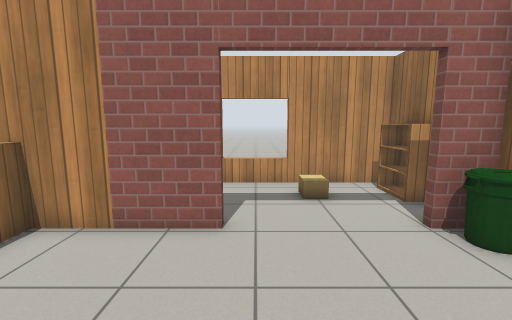
View 1 (above)

22 first-person views from a walk through a world built for the Gazebo simulator. The camera is 1.2 m above the floor, tilts 8° down and sees 90° across. The lines on the ground mark 1 m squares. The floor is counted in squares, 0.5 m on a side. Each view is taken from the middle of a square. On the plan, view 1 faces up. The plan holds only what a view shows up to about 17 squares ahead; the rest is blank. Gazebo's built-in surfaces are drawn with simple patterns.

View 2
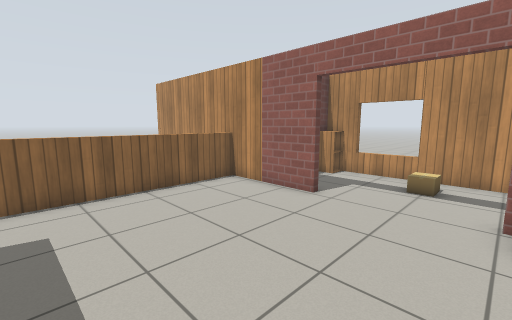

View 3
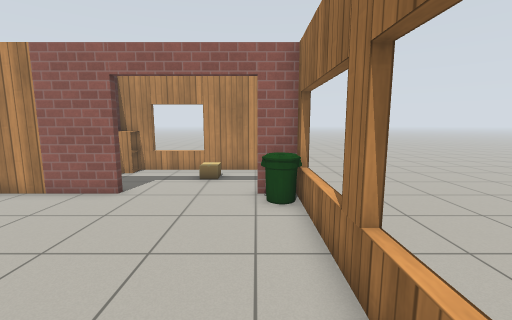

View 4
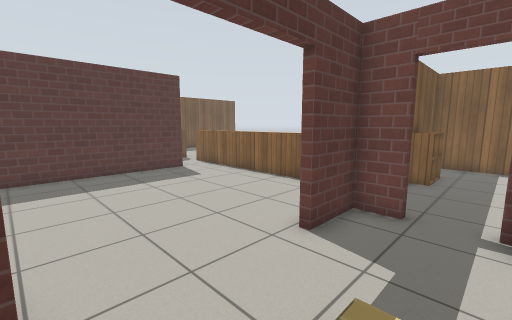

View 5
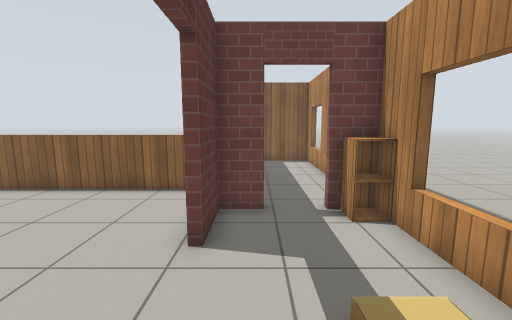

View 6
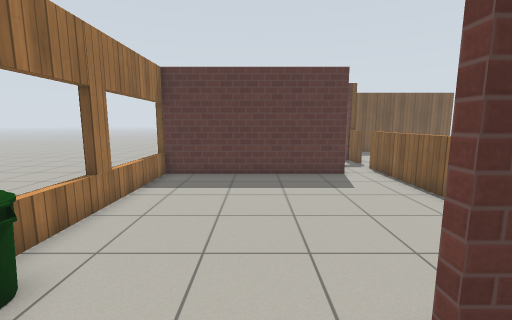

View 7
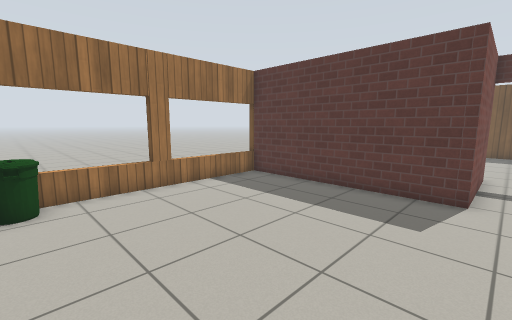

View 8
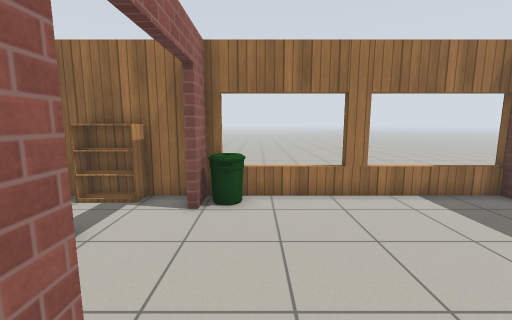

View 9
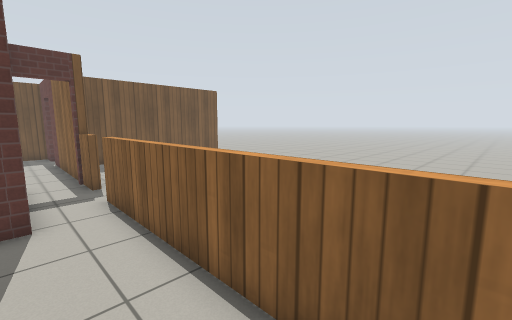

View 10
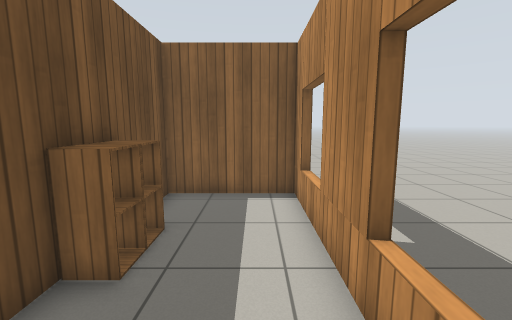

View 11
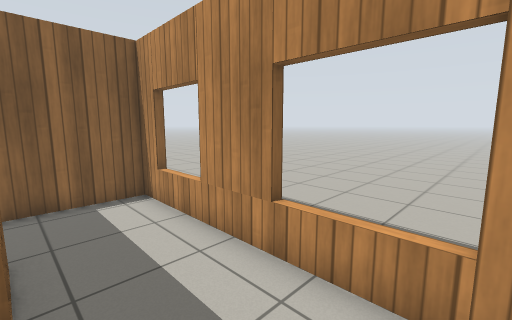

View 12
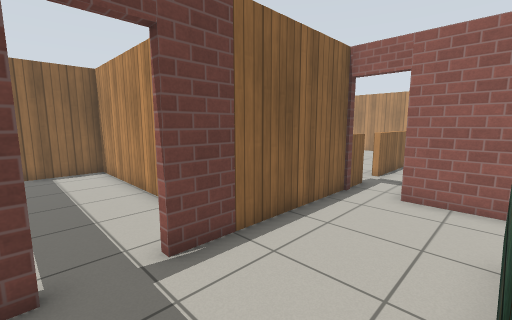

View 13
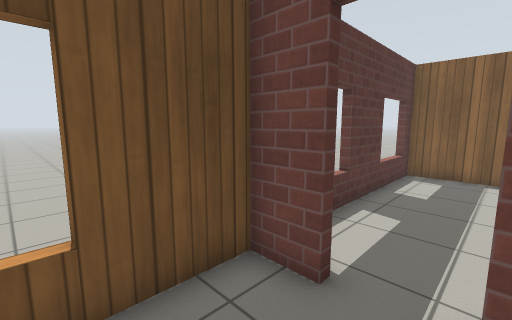

View 14
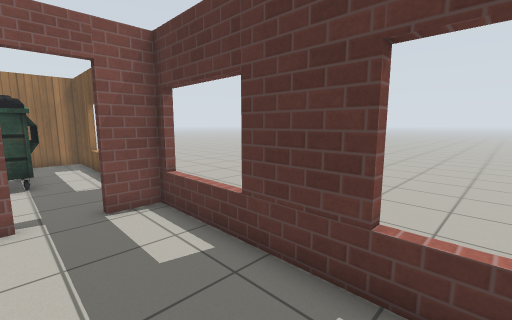

View 15
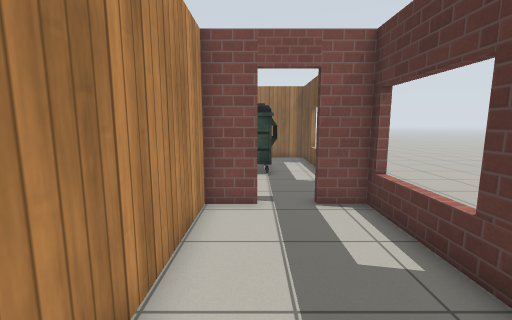

View 16
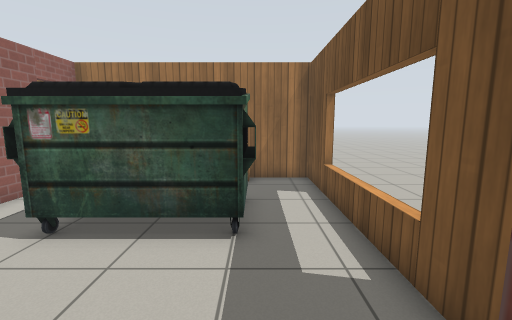

View 17
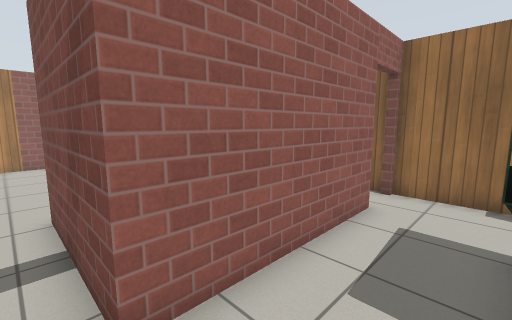

View 18
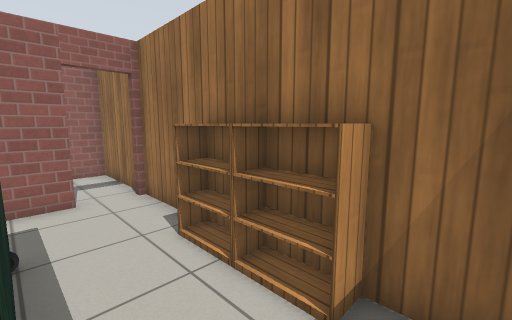

View 19
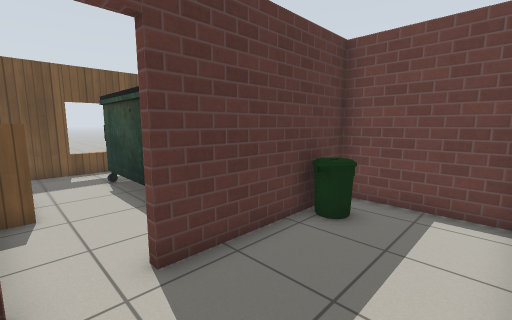

View 20
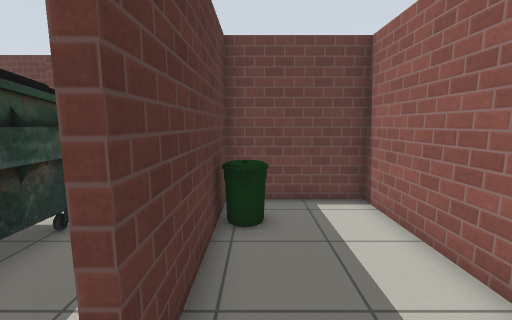

View 21
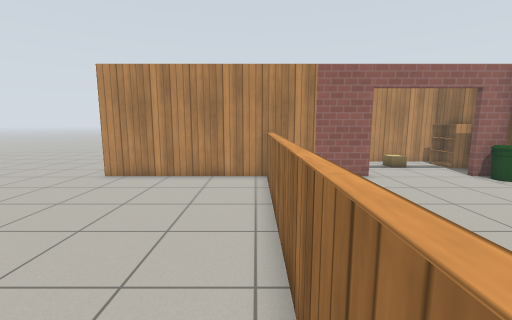

View 22
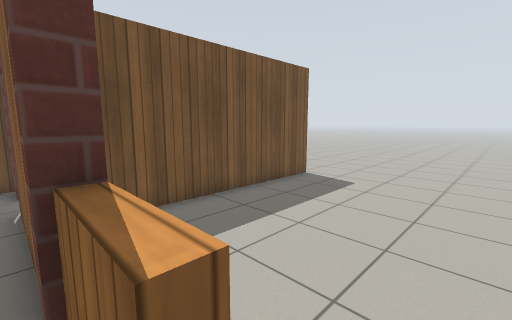

### Floor plan
Key: @ floor where view 1 was taken; # wall or solid block; . floor; D open door; = window, fence, low wall or low ledge; B cardboard box; K bookshelf; I bin; C cabinet; U dumpster; T thing the floor can be seen under or through.
Columns run from 17 left of view 1 to 7 right of it. Each row starts with its distance up from view 1.
 12        ....
 11      #==###==#  ===#####.
 10 ..  ##........CC=......#.
  9 ... #.........D....B..K#.
  8 ... #.........D....B..K#.
  7 ....#...CC....#........#.
  6 ....####CC#######DDDDD##.
  5 ............=........II#
  4  ...........=..........=.
  3   ..........=..........=.
  2    .........=..........=.
  1    .........=..........#.
  0     ........=....@.....=.
 -1      .......=..........=
 -2       ......=..........=
 -3        .....=..........=
 -4            .=.##########
 -5            .=.#..... ..#
 -6            .=.#..... ..#
 -7 .........   ..#........#
 -8 .......... .=.#.I......#
 -9 ............DD#######DD#
-10 ............#..........#
-11 ............#..........#
-12 ........... #...UUUU...#
-13 ........... #...UU U..K
-14 ..###########...UU U..K
-15   #.........#...U  U..K
-16   #.........D...UUUU..K#
-17   #.........D...UUUU...#
-18   #.........#..........#
-19   #==TTTT==####=====####
-20     ..  ....   .....

Where each view was taken, in squares from view 1:
view 1: 0 up, 0 right, facing up
view 2: 2 down, 4 right, facing up-left
view 3: 3 down, 4 right, facing up
view 4: 9 up, 4 right, facing down-left
view 5: 7 up, 4 right, facing left
view 6: 8 up, 1 right, facing down
view 7: 5 up, 4 left, facing down-right
view 8: 4 up, 3 left, facing right
view 9: 3 up, 3 left, facing down-left
view 10: 9 up, 4 left, facing left
view 11: 7 up, 4 left, facing up-left
view 12: 18 down, 1 left, facing up-left
view 13: 16 down, 2 left, facing down-left
view 14: 16 down, 13 left, facing down-right
view 15: 16 down, 13 left, facing right
view 16: 17 down, 6 left, facing right
view 17: 12 down, 4 left, facing up-right
view 18: 18 down, 2 right, facing up-right
view 19: 5 down, 5 right, facing down-left
view 20: 8 down, 5 right, facing left
view 21: 6 down, 6 left, facing up
view 22: 7 down, 5 left, facing down-left
